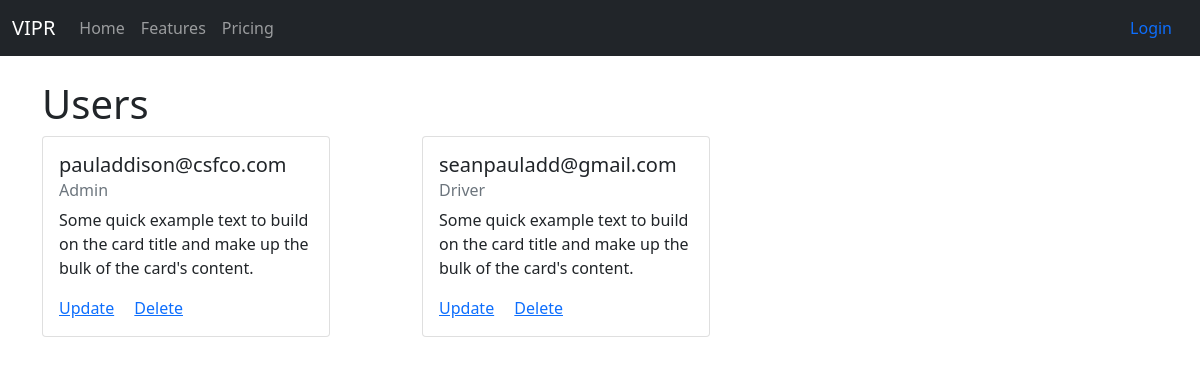
The app's page /user_list, older data.
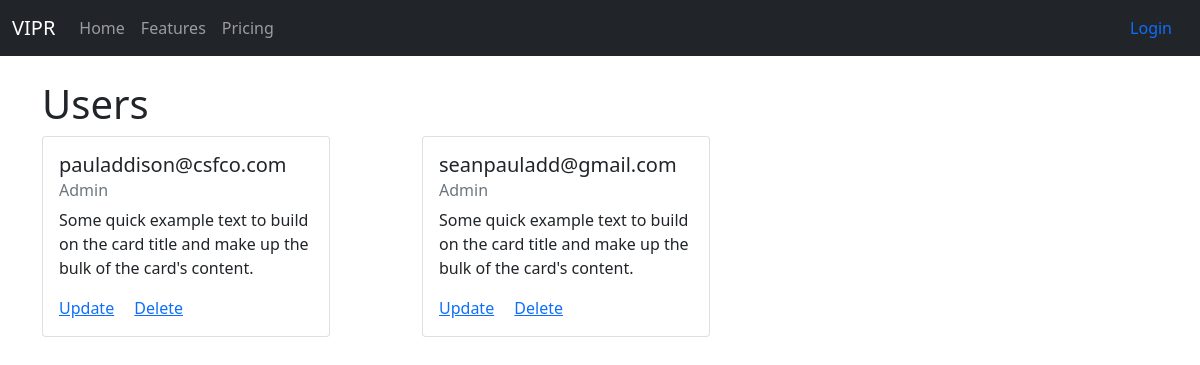
The same page, newer data.
### user_app/models.py (models this page shows, shortened)
class User(AbstractBaseUser):
	id = models.BigAutoField(primary_key=True)
	email = models.EmailField(
		verbose_name='email address',
		max_length=255,
		unique=True,
	)
	is_active = models.BooleanField(default=True)
	staff = models.BooleanField(default=False) # a admin user; non super-user
	admin = models.BooleanField(default=False) # a superuser
	role = models.CharField(max_length=255)
	USERNAME_FIELD = 'email'
	REQUIRED_FIELDS = [] # Email & Password are required by default.
	objects = UserManager()

### user_app/views.py (the view)
# urls.py: path('user_list', user_list.as_view(), name="user_list"),
class user_list(ListView):
	model = User
	template_name = "user_list.html"

### user_app/templates/user_app/user_list.html
{% extends 'user_app/base.html' %}
{% block content %}
<h1>Users</h1>
<div class="row row-cols-1 row-cols-md-3 g-4">
	{% for user in object_list %}
	<div class="col">
	<div class="card" style="width: 18rem;">
		<div class="card-body">
			<h5 class="card-title">{{user.email}}</h5>
			<h6 class="card-subtitle mb-2 text-muted">{{user.role}}</h6>
			<p class="card-text">Some quick example text to build on the card title and make up the bulk of the card's content.</p>
			<a href="{% url 'update_user' user.id %}" class="card-link">Update</a>
			<a href="#" class="card-link">Delete</a>
		</div>
	</div>
	</div>
	{% endfor %}
</div>
{% endblock %}

### user_app/templates/user_app/base.html (shortened to what this page needs)
<!doctype html>
<html lang="en">
  <head>
    <link href="https://cdn.jsdelivr.net/npm/bootstrap@5.1.3/dist/css/bootstrap.min.css" rel="stylesheet">
  </head>
  <body>
    {% if user.role == "Admin" %}
      {% include 'user_app/admin_navbar.html' %}<br/>
    {% elif user.role == "Driver" %}
    {% elif user.role == "Mechanic" %}
    {% else %}
      {% include 'user_app/navbar.html' %}<br/>
    {% endif %}
    <div class="container">
    {% block content %}
    {% endblock %}
    </div>
  </body>
</html>

### user_app/templates/user_app/navbar.html (shortened to what this page needs)
<nav class="navbar navbar-expand-lg navbar-dark bg-dark">
  <div class="container-fluid">
    <a class="navbar-brand" href="#">VIPR</a>
    {% if user.is_authenticated %}
    {% else %}
    <div class="collapse navbar-collapse" id="navbarText">
      <ul class="navbar-nav me-auto mb-2 mb-lg-0">
        <li class="nav-item">
          <a class="nav-link" aria-current="page" href="{% url 'home' %}">Home</a>
        </li>
        <li class="nav-item">
          <a class="nav-link" href="#">Features</a>
        </li>
        <li class="nav-item">
          <a class="nav-link" href="#">Pricing</a>
        </li>
        </ul>
        {% endif %}
        {% if user.is_authenticated %}
        <li class="nav-item dropdown">
          <a class="nav-link dropdown-toggle" href="#" id="navbarDropdown" role="button" data-bs-toggle="dropdown" aria-expanded="false">
            <svg xmlns="http://www.w3.org/2000/svg" width="40" height="40" fill="currentColor" class="bi bi-person-circle" viewBox="0 0 16 16">
            <path d="M11 6a3 3 0 1 1-6 0 3 3 0 0 1 6 0z"/>
            <path fill-rule="evenodd" d="M0 8a8 8 0 1 1 16 0A8 8 0 0 1 0 8zm8-7a7 7 0 0 0-5.468 11.37C3.242 11.226 4.805 10 8 10s4.757 1.225 5.468 2.37A7 7 0 0 0 8 1z"/>
          </svg>
          {{ user.email }}
          </a>
          <ul class="dropdown-menu dropdown-menu-right dropdown-menu-dark" aria-labelledby="navbarDropdown">
            <li><a class="dropdown-item" href="#">Profile</a></li>
            <li><a class="dropdown-item" href="#">Settings</a></li>
            <li><hr class="dropdown-divider"></li>
            <li><a class="nav-link" href="{% url 'logout' %}">Logout</a></li>
          </ul>
        </li>
        {% else %}
          <a class="nav-link" href="{% url 'login' %}">Login</a>
        {% endif %}
    </div>
  </div>
</nav>

Row changes from the older to the newer data that the page shows:
changed User "seanpauladd@gmail.com": role "Driver" → "Admin"
